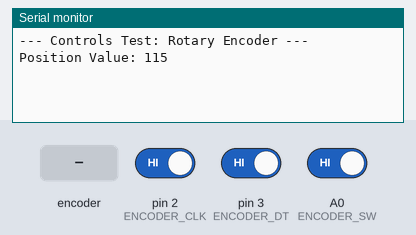
Simulated run of this sketch. Board: Arduino Uno, built with avr-gcc and run on an emulated ATmega328P. Shown: the last lines printed to the serial monitor. The inputs (shaded band) are chosen by the test bench; at power-on: A0 (ENCODER_SW) HIGH, pin 2 (ENCODER_CLK) HIGH, pin 3 (ENCODER_DT) HIGH.

Above: at 1.2 s.
1.3 s: A0 (ENCODER_SW) driven LOW
At 2.0 s:
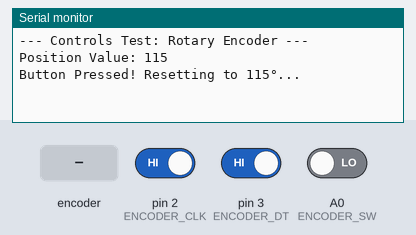
2.8 s: rotary encoder on pin 2 (ENCODER_CLK) / pin 3 (ENCODER_DT) turned 1 step (first pin leading)
At 3.1 s:
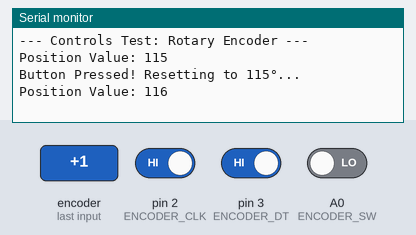
4.5 s: rotary encoder on pin 2 (ENCODER_CLK) / pin 3 (ENCODER_DT) turned 1 step (first pin leading)
At 5.6 s:
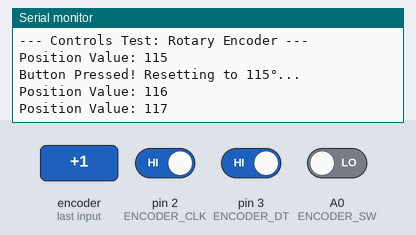

The sketch:

rotary_encoder_test.ino
```cpp
// Updated Encoder Pins based on your new choices
#define ENCODER_CLK 2 // Interrupt Pin 0
#define ENCODER_DT 3  // Interrupt Pin 1
#define ENCODER_SW A0 // Using A0 as a digital input pin

volatile int currentCounter = 115; // 'volatile' is mandatory for variables modified inside interrupts
unsigned long lastButtonPress = 0;

void setup()
{
  // Initialize Serial Monitor for testing
  Serial.begin(9600);
  while (!Serial)
  {
    ;
  }
  Serial.println("--- Controls Test: Rotary Encoder ---");

  pinMode(ENCODER_CLK, INPUT_PULLUP);
  pinMode(ENCODER_DT, INPUT_PULLUP);
  pinMode(ENCODER_SW, INPUT_PULLUP); // Activates pull-up on A0

  // Attach interrupts to trigger the readEncoder function whenever CLK changes state
  attachInterrupt(digitalPinToInterrupt(ENCODER_CLK), readEncoder, CHANGE);
}

void loop()
{
  // The main loop doesn't have to watch the dial at all anymore!
  // We just check the counter whenever we want to print it.

  static int lastPrintedCounter = -1;
  if (currentCounter != lastPrintedCounter)
  {
    Serial.print("Position Value: ");
    Serial.println(currentCounter);
    lastPrintedCounter = currentCounter;
  }

  // Read Button Click on A0 (With 50ms software debounce)
  if (digitalRead(ENCODER_SW) == LOW)
  {
    if (millis() - lastButtonPress > 50)
    {
      Serial.println("Button Pressed! Resetting to 115°...");
      currentCounter = 115;
    }
    lastButtonPress = millis();
  }
}

// This special function runs instantly in the background the exact millisecond the dial moves
void readEncoder()
{
  int clkState = digitalRead(ENCODER_CLK);
  int dtState = digitalRead(ENCODER_DT);

  // Static variable remembers the last state across interrupt triggers
  static int lastClkState = HIGH;

  if (clkState != lastClkState && clkState == LOW)
  {
    if (dtState != clkState)
    {
      currentCounter++;
      if (currentCounter > 180)
        currentCounter = 180;
    }
    else
    {
      currentCounter--;
      if (currentCounter < 0)
        currentCounter = 0;
    }
  }
  lastClkState = clkState;
}
```

Measured:
- after the input at 1.3 s, the serial monitor: prints a new line at once (image 1)
- after the input at 2.8 s, the serial monitor: prints a new line at once (image 2)
- after the input at 4.5 s, the serial monitor: prints a new line at once (image 3)
